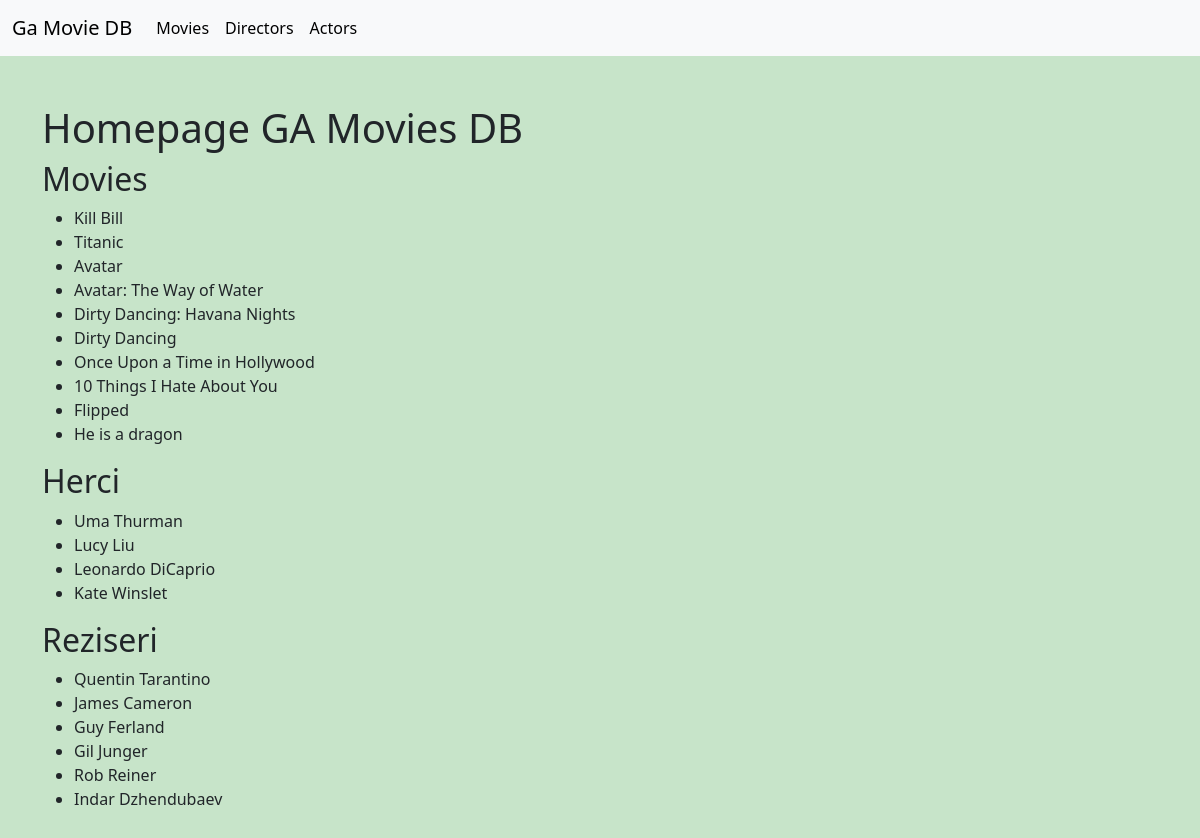
Before: / with the older database file.
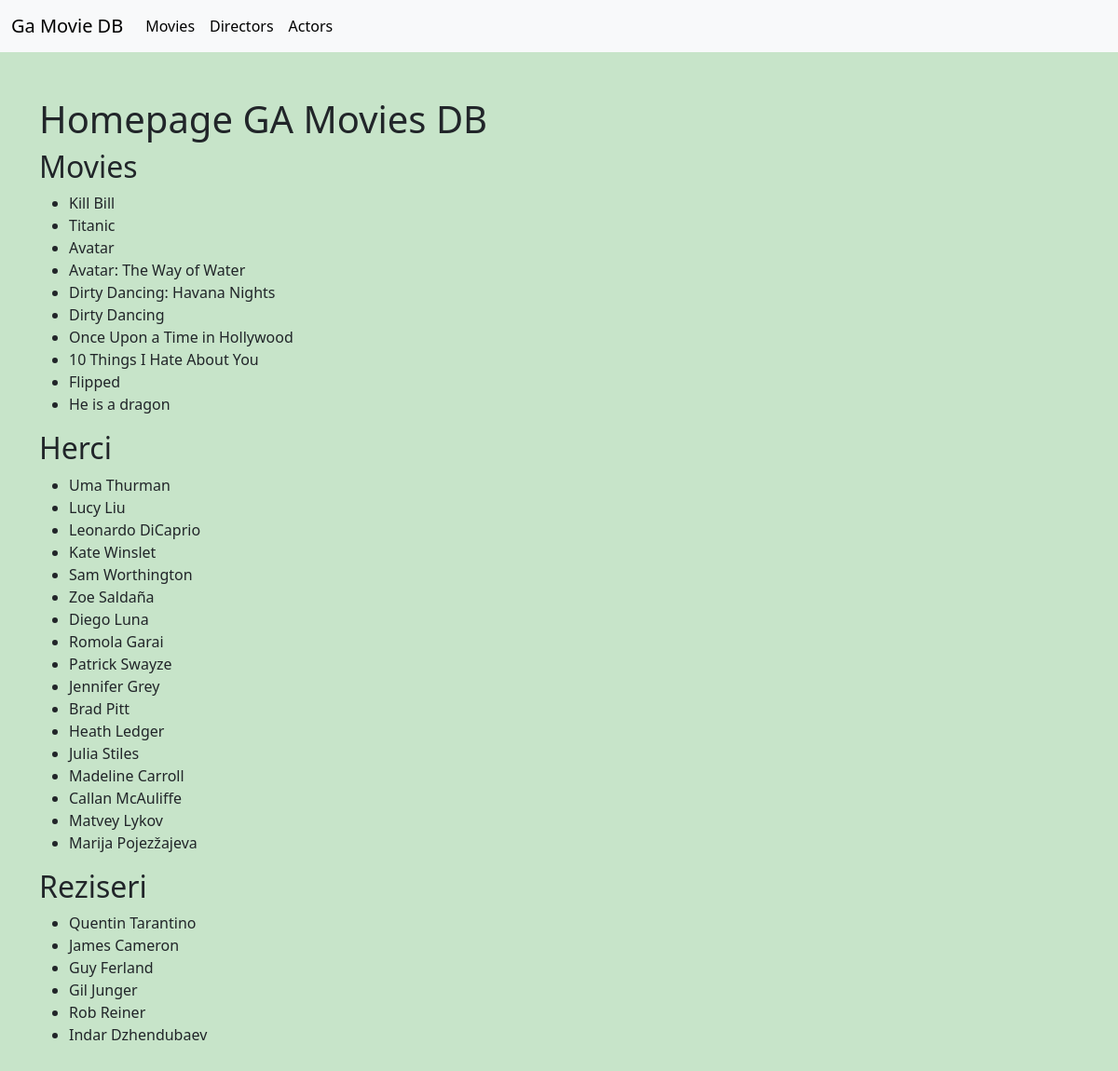
After: the same page with the newer database file.
### films/models.py (models this page shows, shortened)
class Movie(models.Model):
    name = models.CharField(max_length=200)
    slug = models.SlugField()
    image_url = models.CharField(max_length=255, blank=True, null=True)
    year = models.IntegerField(blank=True, null=True)
    avg_rating = models.FloatField(blank=True, null=True)
    description = models.TextField(blank=True)
    director = models.ForeignKey('Director', blank=True, null=True, on_delete=models.SET_NULL)
    genres = models.ManyToManyField('Genre', blank=True, null=True)

class Actor(models.Model):
    name = models.CharField(max_length=255)
    birth_year = models.IntegerField(blank=True, null=True)
    slug = models.SlugField()
    photo_url = models.CharField(max_length=255, blank=True, null=True)
    description = models.TextField(blank=True, null=True)

class Director(models.Model):
    name = models.CharField(max_length=255)
    slug = models.SlugField()
    photo_url = models.CharField(max_length=255, blank=True, null=True)
    birth_year = models.IntegerField(blank=True, null=True)
    description = models.TextField(blank=True, null=True)

### films/views.py (the view)
# urls.py: path('', homepage, name="homepage")
def homepage(request):
    context = {
        "movies": Movie.objects.all(),
        "actors": Actor.objects.all(),
        "directors": Director.objects.all(),
        "genres": Genre.objects.all(),
    }
    return render(request, 'homepage.html', context)

### films/templates/homepage.html
{% extends 'main.html' %}
{% block content %}
<h1>Homepage GA Movies DB</h1>
<h2>Movies</h2>
<ul>
    {% for movie in movies %}
        <li>{{movie.name}}</li>
    {% endfor %}
</ul>
<h2>Herci</h2>
<ul>
    {% for actor in actors %}
        <li>{{actor.name}}</li>
    {% endfor %}
</ul>
<h2>Reziseri</h2>
<ul>
    {% for director in directors %}
        <li>{{director.name}}</li>
    {% endfor %}
</ul>
{% endblock %}

### films/templates/main.html (shortened to what this page needs)
<!DOCTYPE html>
<html lang="en">
<head>
    <link href="https://cdn.jsdelivr.net/npm/bootstrap@5.3.0-alpha2/dist/css/bootstrap.min.css" rel="stylesheet">
</head>
<body style="background-color: rgb(199, 228, 201)">
    <nav class="navbar navbar-expand-lg bg-light">
        <div class="container-fluid">
          <a class="navbar-brand" href="homepage.html">Ga Movie DB</a>
          <div class="collapse navbar-collapse" id="navbarNav">
            <ul class="navbar-nav">
              <li class="nav-item">
                <a class="nav-link active" aria-current="page" href="/movies">Movies</a>
              </li>
              <li class="nav-item">
                <a class="nav-link active" href="/directors">Directors</a>
              </li>
              <li class="nav-item">
                <a class="nav-link active" href="/actors">Actors</a>
              </li>
            </ul>
          </div>
        </div>
      </nav>
    <div class="container my-5">
        {% block content %}
        {% endblock content %}
    </div>
</body>
</html>

Changed rows visible on the page:
added Actor: name "Sam Worthington"
added Actor: name "Zoe Saldaña"
added Actor: name "Diego Luna"
added Actor: name "Romola Garai"
added Actor: name "Patrick Swayze"
added Actor: name "Jennifer Grey"
added Actor: name "Brad Pitt"
added Actor: name "Heath Ledger"
added Actor: name "Julia Stiles"
added Actor: name "Madeline Carroll"
added Actor: name "Callan McAuliffe"
added Actor: name "Matvey Lykov"
added Actor: name "Marija Pojezžajeva"
